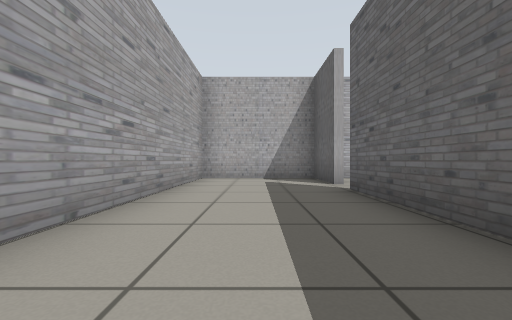
view 1 (above)

19 first-person views from a walk through a world built for the Gazebo simulator. The camera is 0.5 m above the floor, looks level and sees 90° across. The floor is counted in squares, 1 m on a side. Each view is taken from the middle of a square. On the plan, view 1 faces up. The plan holds only what a view shows up to about 9 squares ahead; the rest is blank. The place goes on beyond the plan.

view 2
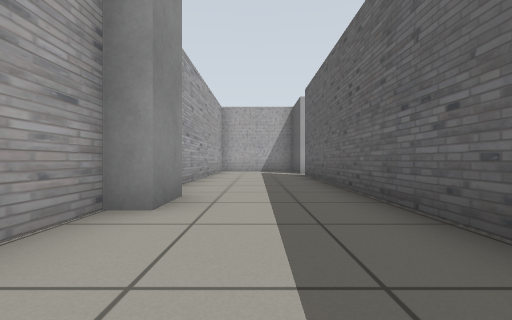

view 3
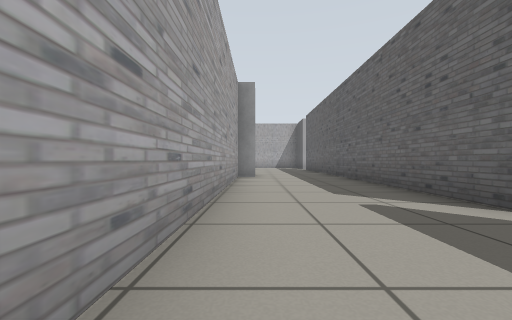

view 4
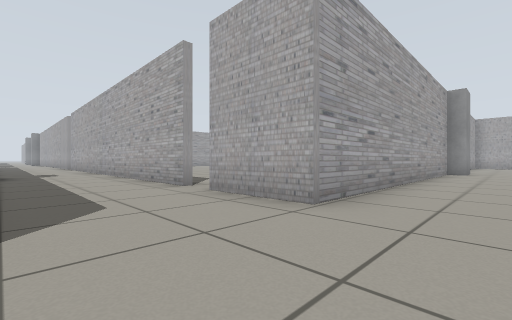

view 5
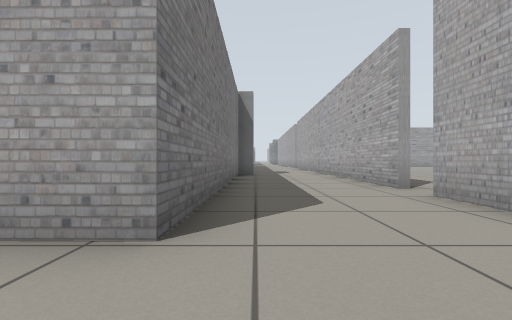

view 6
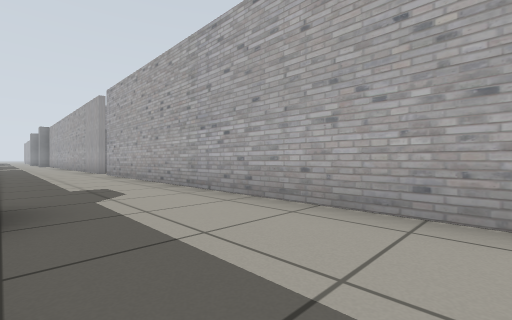

view 7
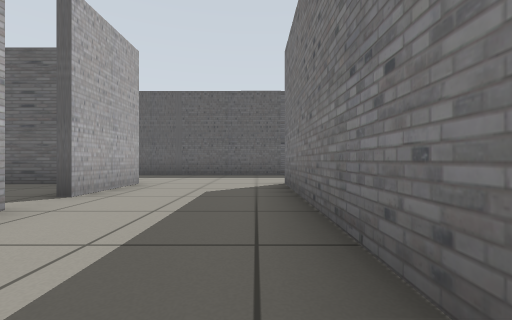

view 8
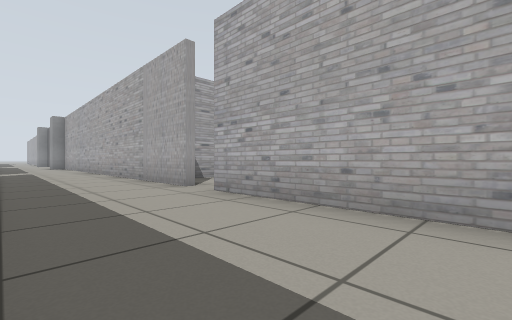

view 9
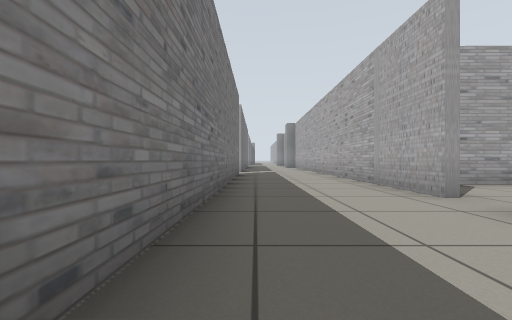

view 10
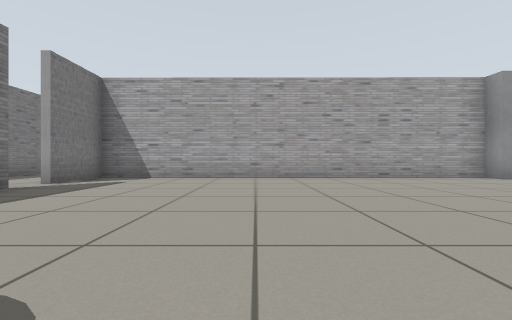

view 11
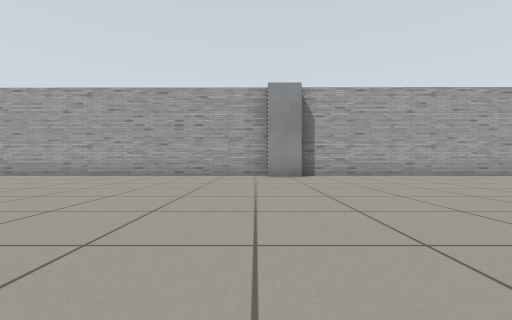

view 12
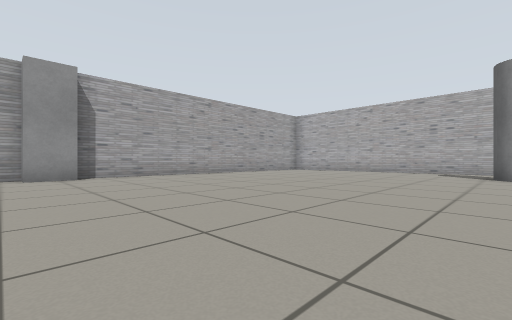

view 13
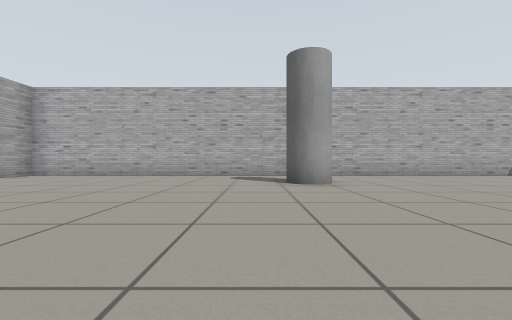

view 14
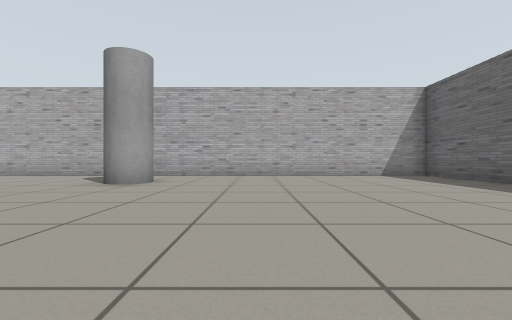

view 15
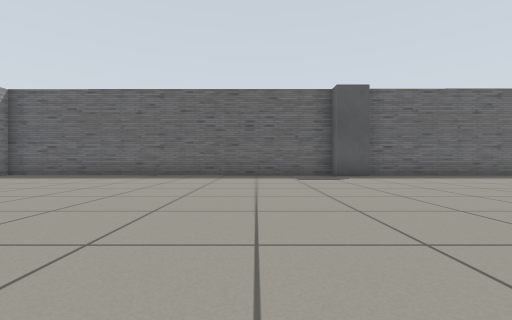

view 16
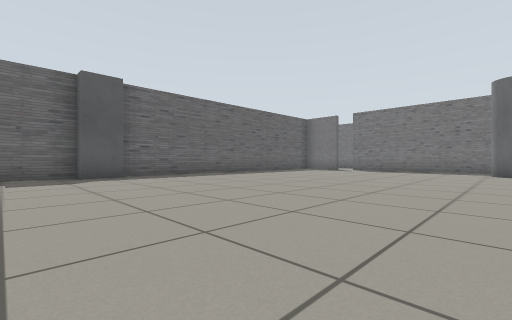

view 17
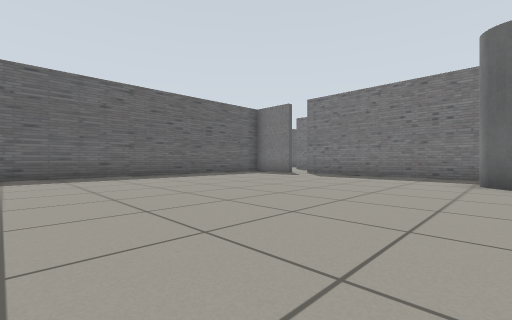

view 18
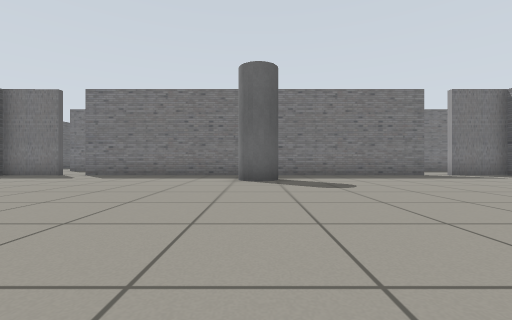

view 19
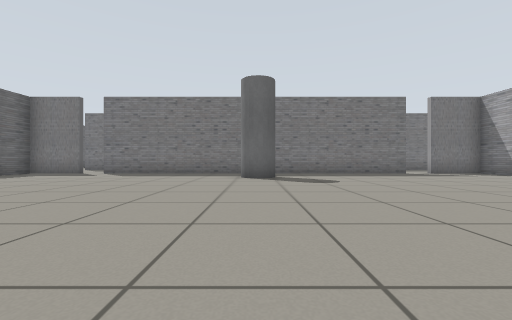

### Floor plan
Points are (right, up) in squares from view 1. A wall is a line through its corners. A room is listed if a view was taken in it or the views show most of it. See-through windows are left out.
Room 1 (views 1, 2, 3, 4, 5, 6, 7, 8, 9)
walls: (-4.4, -9.5) (-15.5, -9.5); (-8.9, -12.6) (-1.6, -12.6) (-1.6, -13.6); (1.5, -13) (1.5, -9.5); (1.6, -6.5) (1.6, 4.4); (-1.5, -1.4) (-1.6, -9.5); (-18.2, -9.5) (-22.2, -9.5); (-21.9, -12.6) (-13.5, -12.6); (1.4, 7.1) (-1.5, 7.1) (-1.5, 1.4)
ways out: opening at (-16.5, -9) to room 2; opening at (-3.5, -9) to room 2; opening at (2, 5.5)
objects: grey box (-9, -12); grey box (-1, -1); grey box (2, -9) to (2, -8)
Room 2 (views 10, 11, 12, 13, 14, 15, 16, 17, 18, 19)
walls: (-18.1, 1.4) (-18.2, -9.5); (-18.1, 9.1) (-18.1, 2.4); (-15.5, -9.3) (-4.4, -9.3); (-1.8, -9.4) (-1.7, 12.1) (-18.1, 12.1) (-18.1, 11)
ways out: opening at (-16.5, -9) to room 1; opening at (-3.5, -9) to room 1
objects: grey box (-17, -9); grey cylinder (-10, -8) to (-10, -7); grey cylinder (-10, 9) to (-10, 10); grey box (-3, -9); grey box (-2, 1)

Where each view was taken, in squares from view 1:
view 1: 0 up, 0 right, facing up
view 2: 4 down, 0 right, facing up
view 3: 9 down, 1 left, facing up
view 4: 12 down, 0 right, facing up-left
view 5: 12 down, 0 right, facing left
view 6: 12 down, 6 left, facing up-left
view 7: 12 down, 7 left, facing right
view 8: 12 down, 12 left, facing up-left
view 9: 12 down, 13 left, facing left
view 10: 5 down, 11 left, facing left
view 11: 1 up, 10 left, facing left
view 12: 1 up, 10 left, facing up-left
view 13: 4 up, 11 left, facing up
view 14: 4 up, 7 left, facing up
view 15: 4 up, 10 left, facing right
view 16: 3 up, 10 left, facing down-right
view 17: 1 down, 10 left, facing down-right
view 18: 1 down, 10 left, facing down
view 19: 0 up, 10 left, facing down
